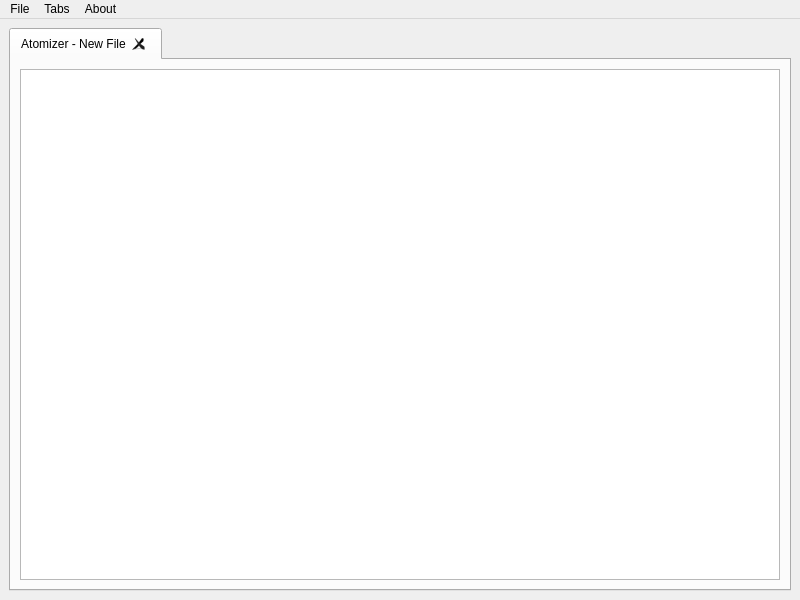
<?xml version="1.0" encoding="UTF-8"?>
<ui version="4.0">
 <class>MainWindow</class>
 <widget class="QMainWindow" name="MainWindow">
  <property name="geometry">
   <rect>
    <x>0</x>
    <y>0</y>
    <width>800</width>
    <height>600</height>
   </rect>
  </property>
  <property name="windowTitle">
   <string/>
  </property>
  <widget class="QWidget" name="centralwidget">
   <layout class="QGridLayout" name="gridLayout">
    <item row="1" column="0">
     <widget class="QTabWidget" name="tabWidget">
      <property name="currentIndex">
       <number>0</number>
      </property>
      <property name="tabsClosable">
       <bool>true</bool>
      </property>
      <widget class="QWidget" name="tab">
       <attribute name="title">
        <string>Atomizer - New File</string>
       </attribute>
       <layout class="QVBoxLayout" name="verticalLayout_2">
        <item>
         <widget class="QPlainTextEdit" name="plainTextEdit">
          <property name="lineWrapMode">
           <enum>QPlainTextEdit::NoWrap</enum>
          </property>
         </widget>
        </item>
       </layout>
      </widget>
     </widget>
    </item>
   </layout>
  </widget>
  <widget class="QMenuBar" name="menubar">
   <property name="geometry">
    <rect>
     <x>0</x>
     <y>0</y>
     <width>800</width>
     <height>21</height>
    </rect>
   </property>
   <widget class="QMenu" name="menuFile">
    <property name="title">
     <string>File</string>
    </property>
    <addaction name="actionLoad_File"/>
    <addaction name="actionSave_file"/>
    <addaction name="separator"/>
    <addaction name="actionSettings"/>
    <addaction name="separator"/>
    <addaction name="actionQuit"/>
   </widget>
   <widget class="QMenu" name="menuAbout">
    <property name="title">
     <string>About</string>
    </property>
    <addaction name="actionAbout"/>
   </widget>
   <widget class="QMenu" name="menuTabs">
    <property name="title">
     <string>Tabs</string>
    </property>
    <addaction name="actionNew_Tab"/>
    <addaction name="actionClose_Tab"/>
   </widget>
   <addaction name="menuFile"/>
   <addaction name="menuTabs"/>
   <addaction name="menuAbout"/>
  </widget>
  <action name="actionLoad_File">
   <property name="text">
    <string>Load File</string>
   </property>
   <property name="shortcut">
    <string>Ctrl+L</string>
   </property>
  </action>
  <action name="actionSave_file">
   <property name="text">
    <string>Save File</string>
   </property>
   <property name="shortcut">
    <string>Ctrl+S</string>
   </property>
  </action>
  <action name="actionQuit">
   <property name="text">
    <string>Quit</string>
   </property>
   <property name="shortcut">
    <string>Ctrl+Q</string>
   </property>
  </action>
  <action name="actionAbout">
   <property name="text">
    <string>About Atomizer</string>
   </property>
  </action>
  <action name="actionNew_Tab">
   <property name="text">
    <string>New Tab</string>
   </property>
   <property name="shortcut">
    <string>Ctrl+T</string>
   </property>
  </action>
  <action name="actionClose_Tab">
   <property name="text">
    <string>Close Tab</string>
   </property>
  </action>
  <action name="actionSettings">
   <property name="text">
    <string>Settings</string>
   </property>
   <property name="shortcut">
    <string notr="true">Ctrl+,</string>
   </property>
   <property name="shortcutVisibleInContextMenu">
    <bool>false</bool>
   </property>
  </action>
 </widget>
 <resources/>
 <connections/>
</ui>
